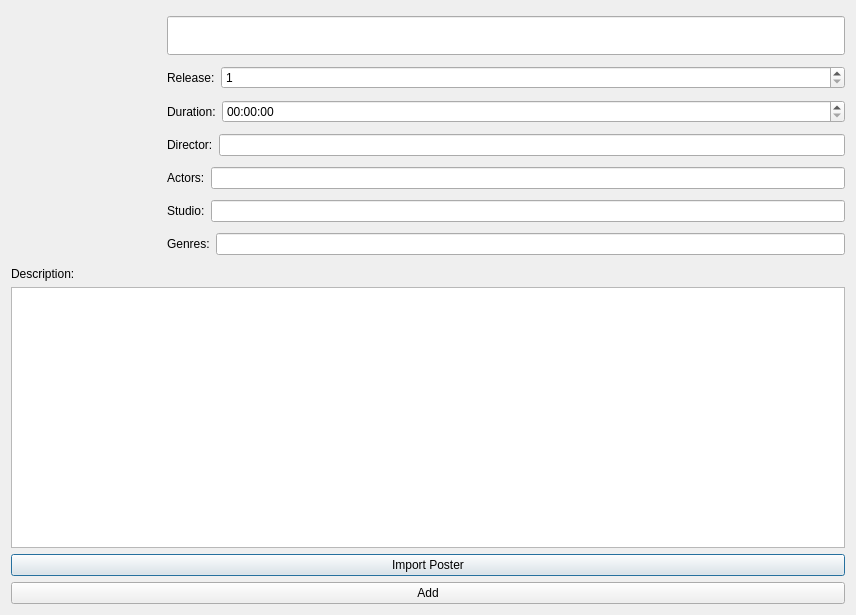
<?xml version="1.0" encoding="UTF-8"?>
<ui version="4.0">
 <class>CatalogItemAdderClass</class>
 <widget class="QDialog" name="CatalogItemAdderClass">
  <property name="geometry">
   <rect>
    <x>0</x>
    <y>0</y>
    <width>856</width>
    <height>615</height>
   </rect>
  </property>
  <property name="windowTitle">
   <string>CatalogItemAdder</string>
  </property>
  <layout class="QVBoxLayout" name="verticalLayout_2">
   <item>
    <layout class="QHBoxLayout" name="horizontalLayout_7">
     <item>
      <widget class="QLabel" name="poster">
       <property name="sizePolicy">
        <sizepolicy hsizetype="Fixed" vsizetype="Fixed">
         <horstretch>0</horstretch>
         <verstretch>0</verstretch>
        </sizepolicy>
       </property>
       <property name="minimumSize">
        <size>
         <width>150</width>
         <height>250</height>
        </size>
       </property>
       <property name="text">
        <string/>
       </property>
      </widget>
     </item>
     <item>
      <layout class="QVBoxLayout" name="verticalLayout">
       <item>
        <widget class="QLineEdit" name="title">
         <property name="font">
          <font>
           <pointsize>20</pointsize>
          </font>
         </property>
        </widget>
       </item>
       <item>
        <layout class="QHBoxLayout" name="horizontalLayout">
         <item>
          <widget class="QLabel" name="releaseLabel">
           <property name="text">
            <string>Release:</string>
           </property>
          </widget>
         </item>
         <item>
          <widget class="QSpinBox" name="release">
           <property name="sizePolicy">
            <sizepolicy hsizetype="Expanding" vsizetype="Fixed">
             <horstretch>0</horstretch>
             <verstretch>0</verstretch>
            </sizepolicy>
           </property>
           <property name="readOnly">
            <bool>false</bool>
           </property>
           <property name="minimum">
            <number>1</number>
           </property>
           <property name="maximum">
            <number>3000</number>
           </property>
          </widget>
         </item>
        </layout>
       </item>
       <item>
        <layout class="QHBoxLayout" name="horizontalLayout_2">
         <item>
          <widget class="QLabel" name="durationLabel">
           <property name="text">
            <string>Duration:</string>
           </property>
          </widget>
         </item>
         <item>
          <widget class="QTimeEdit" name="duration">
           <property name="sizePolicy">
            <sizepolicy hsizetype="Expanding" vsizetype="Fixed">
             <horstretch>0</horstretch>
             <verstretch>0</verstretch>
            </sizepolicy>
           </property>
           <property name="displayFormat">
            <string notr="true">HH:mm:ss</string>
           </property>
          </widget>
         </item>
        </layout>
       </item>
       <item>
        <layout class="QHBoxLayout" name="horizontalLayout_3">
         <item>
          <widget class="QLabel" name="directorLabel">
           <property name="text">
            <string>Director:</string>
           </property>
          </widget>
         </item>
         <item>
          <widget class="QLineEdit" name="director"/>
         </item>
        </layout>
       </item>
       <item>
        <layout class="QHBoxLayout" name="horizontalLayout_4">
         <item>
          <widget class="QLabel" name="actorsLabel">
           <property name="text">
            <string>Actors:</string>
           </property>
          </widget>
         </item>
         <item>
          <widget class="QLineEdit" name="actors"/>
         </item>
        </layout>
       </item>
       <item>
        <layout class="QHBoxLayout" name="horizontalLayout_5">
         <item>
          <widget class="QLabel" name="studioLabel">
           <property name="text">
            <string>Studio:</string>
           </property>
          </widget>
         </item>
         <item>
          <widget class="QLineEdit" name="studio"/>
         </item>
        </layout>
       </item>
       <item>
        <layout class="QHBoxLayout" name="horizontalLayout_6">
         <item>
          <widget class="QLabel" name="genresLabel">
           <property name="text">
            <string>Genres:</string>
           </property>
          </widget>
         </item>
         <item>
          <widget class="QLineEdit" name="genres"/>
         </item>
        </layout>
       </item>
      </layout>
     </item>
    </layout>
   </item>
   <item>
    <widget class="QLabel" name="descriptionLabel">
     <property name="text">
      <string>Description:</string>
     </property>
    </widget>
   </item>
   <item>
    <widget class="QPlainTextEdit" name="description">
     <property name="readOnly">
      <bool>false</bool>
     </property>
    </widget>
   </item>
   <item>
    <widget class="QPushButton" name="importPoster">
     <property name="text">
      <string>Import Poster</string>
     </property>
    </widget>
   </item>
   <item>
    <widget class="QPushButton" name="add">
     <property name="text">
      <string>Add</string>
     </property>
    </widget>
   </item>
  </layout>
 </widget>
 <layoutdefault spacing="6" margin="11"/>
 <resources/>
 <connections/>
</ui>
